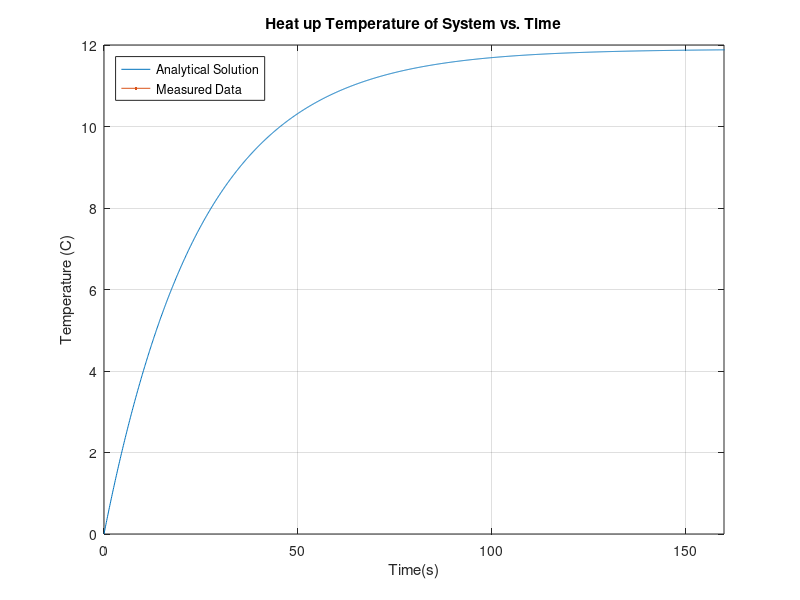

Reproduce this figure in MATLAB.
clear;

Qin = 2.604;
R = 4.570;
C = 5.425;
tau = R*C;

t=0:0.1:10*tau;
Td = Qin*R*(1-exp(-t/tau));

data = csvread('thermoLab.csv');
tData = data(:,1)' + 165;       %time offset
Tdata = data(:,2)' * (1/0.1); %Convert from volts to temp

plot(t,Td);
hold on;
plot(tData, Tdata);
axis([0,160,0,12]);
grid on;
title('Heat up Temperature of System vs. Time');
legend('Analytical Solution', 'Measured Data', 'Location', 'NorthWest');
xlabel('Time(s)');
ylabel('Temperature (C)');
